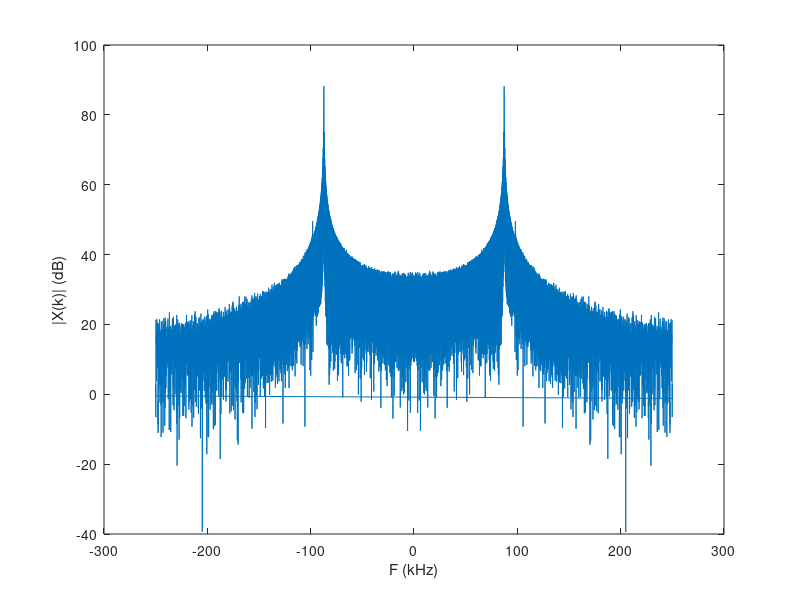

Reproduce this figure in MATLAB.
% Author: Luis Badesa

%%
clear all
close all
clc

% This code gets the frequencies and amplitudes of the 2 main sinusoindal
% components contained in a signal, using the DFT.

% The data contains samples in volts of a signal sampled using a sampling 
% frequency of 500 ksp

%% Inputs
x = load('signal_data.txt');
Fs = 500e3; % The signal was sampled using a frequency of 500ksps.

%%
n_samples = length(x);

N = n_samples*16; % Zero-pad the signal, so that the DFT has a better resolution 

% Compute the DFT:
X = fft(x,N);

f = (0:N-1)/N;
f(N/2+1+1:end) = f(N/2+1+1:end)-1; % Place the negative frequencies
                                   % in the 2nd half of the array.
F = f*Fs;    
figure(1)
plot(F/1e3,20*log10(abs(X)))
ylabel('|X(k)| (dB)')
xlabel('F (kHz)')

%%
% Now let's identify the frequency of the main sinusoidal component:
a = 85e3/Fs;
b = 90e3/Fs; % "a" and "b" are the 2 ends of the interval

index1 = ceil(a*N);
index2 = ceil(b*N); % Indexes for the vector "f"

% Just to check:
f(index1)
f(index2)

f_interval1 = f(index1:index2);
X_interval1 = X(index1:index2);

[Magnitude_dB,index] = max(20*log10(abs(X_interval1)));

% To get the magnitude of the signal in volts, we can 
% obtain the Fourier series coefficient correspondent to
% the harmonic:
% 
% X(k)/n_samples, where "k" gets the value of the varible "index"
% in this case.
%
% After that, we have to multiply the Fourier coefficient by 2.
Magnitude_main = 2*abs(X_interval1(index))/n_samples

Freq_main = f_interval1(index)*Fs % Units: Hz

